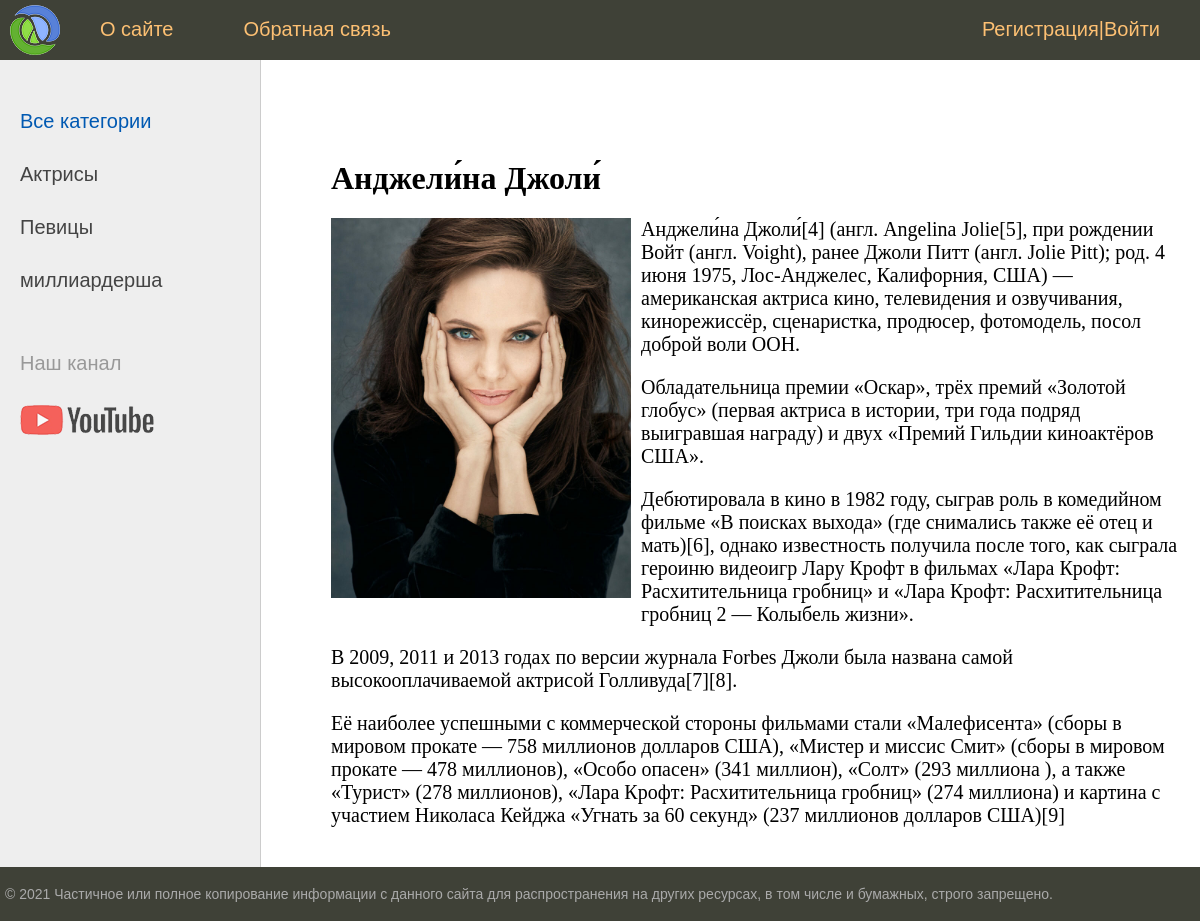
The app's page /post/andzhelina-dzholi/ with its own data.
### women/models.py (models this page shows, shortened)
class Category(models.Model):
    name = models.CharField(max_length=100, db_index=True, verbose_name="Категория")
    slug = models.SlugField(max_length=225, unique=True, db_index=True, verbose_name="URL")
    def get_absolute_url(self):
       return reverse('category', kwargs={'cat_slug': self.slug})
    class Meta:
        verbose_name = "Категория"
        verbose_name_plural = "Категория"
        ordering = ['id']

class Women(models.Model):
    title = models.CharField(max_length=255, verbose_name='Заголовок')
    slug = models.SlugField(max_length=225, unique=True, db_index=True, verbose_name="URL")
    content = models.TextField(blank=True, verbose_name='Текст статьи')
    photo = models.ImageField(upload_to="photos/%Y/%m/%d/", verbose_name='Фото')
    time_create = models.DateTimeField(auto_now_add=True, verbose_name='Время создания')
    time_update = models.DateTimeField(auto_now=True, verbose_name='Время изменения')
    is_published = models.BooleanField(default=True, verbose_name='Публикация')
    cat = models.ForeignKey('Category', on_delete=models.PROTECT, verbose_name='Категория')
    def __str__(self):
     return self.title
    class Meta:
     verbose_name = 'Известные женщины'
     verbose_name_plural = 'Известные женщины'
     ordering = ['-time_create', 'title']

### women/views.py (the view)
# urls.py: path('post/<slug:post_slug>/', ShowPost.as_view(), name='post'),
class ShowPost(DataMixin, DetailView):
    model = Women
    template_name = 'women/post.html'
    slug_url_kwarg = 'post_slug'
    context_object_name = 'posts'
    def get_context_data(self, *, object_list=None, **kwargs):
        context = super().get_context_data(**kwargs)
        c_def = self.get_user_context(title=context['posts'])
        return dict(list(context.items()) + list(c_def.items()))

### women/utils.py (called while the page is built)
  def get_user_context(self, **kwargs):
    context = kwargs
    cats = Category.objects.all()
    user_menu = menu.copy()
    if not self.request.user.is_authenticated:
       user_menu.pop(1)
    context['menu'] = user_menu
    context['cats'] = cats
    if 'cat_selected' not in context:
        context['cat_selected'] = 0
    return context

### women/templates/women/post.html
{% extends 'women/base.html' %}
{% block content %}
<h1>{{posts.title}}</h1>
{% if posts.photo %}
<p><img src="{{posts.photo.url}}" class="img-article-left" alt=""></p>
{% endif %}
{{posts.content|linebreaks}}
{% endblock %}

### women/templates/women/base.html (shortened to what this page needs)
{% load static %}
{% load women_tags %}
<!DOCTYPE html>
<html>
<head>
	<link type="text/css" href="{% static 'women/css/style.css' %}" rel="stylesheet" />
</head>
<body>
	<table class="table-page" border=0 cellpadding="0" cellspacing="0">
		<tr>
			<td valign=top>
				{% block mainmenu %}
				<div class="header">
					<ul id="mainmenu" class="mainmenu">
						<li class="logo"><a href="{% url 'home' %}">
								<div class="logo"></div>
							</a></li>
						{% for m in menu %}
						<li><a href="{% url m.url_name %}">{{m.title}}</a></li>
						{% endfor %}
						<li class="last"><a href="{% url 'register' %}">Регистрация</a>|<a href="{% url 'login' %}">Войти</a></li>
					</ul>
				</div>
				{% endblock mainmenu %}
				<table class="table-content" border=0 cellpadding="0" cellspacing="0">
					<tr>
						<td valign="top" class="left-chapters">
							<ul id="leftchapters">
								{% if cat_selected == 0 %}
								<li class="selected">Все категории</li>
								{% else %}
								<li><a href="{% url 'home' %}"></a>Все категории</li>
								{% endif %}
								{% for c in cats %}
								{% if c.pk == cat_selected %}
								<li class="selected">{{c.name}}</li>
								{% else %}
								<li><a href="{{ c.get_absolute_url }}">{{c.name}}</a></li>
								{% endif %}
								{% endfor%}
								<li class="share">
									<p>Наш канал</p>
									<a class="share-yt" href="#"
										target="_blank" rel="nofollow"></a>
								</li>
							</ul>
						</td>
						<td valign="top" class="content">
							<div class="content-text">
								{% block content %}
								{% endblock %}
							</div>
						</td>
					</tr>
				</table>
			</td>
		</tr>
		<tr>
			<td valign=top>
				<div id="footer">
					<p>&copy; 2021 Частичное или полное копирование информации с данного сайта для распространения на других
						ресурсах, в том числе и бумажных, строго запрещено.</p>
				</div>
			</td>
		</tr>
	</table>
</body>
</html>

### women/static/women/css/style.css (style rules this page uses)
html, body { font-family: 'Arial'; margin: 0; padding: 0; height: 100%; width: 100%; color: #444; }
a { color: #0059b2; text-decoration: none; }
img { max-width: 600px; height: auto; }
img.img-article-left { max-width: 300px; height: auto; float: left; padding: 0 10px 10px 0; }
.table-page { width: 100%; height: 100%; vertical-align: top; }
.table-page tr { height: 100%; }
.header { background: #3F4137; height: 60px; }
.logo { background: url('../images/logo.png') no-repeat 10px 5px; width: 70px; height: 60px; }
ul.mainmenu { list-style: none; margin: 0; padding: 0; height: 60px; color: #fdc073; font-size: 20px; overflow: hidden; }
ul.mainmenu li { float: left; margin: 18px 40px 0 30px; }
ul.mainmenu li.logo { margin: 0; }
ul.mainmenu li.last { float: right; }
ul.mainmenu li a { color: #fdc073; text-decoration: none; }
.table-content { width: 100%; min-height: 100%; height: 100%; }
.left-chapters { margin: 0; background: #eee; border-right: 1px solid #ccc; min-height: 100%; }
.left-chapters ul { width: 230px; min-height: 100%; margin: 0; padding: 20px 10px 10px 20px; list-style: none; font-size: 20px; }
.left-chapters ul li { margin: 30px 0 0 0; color: #999; }
.left-chapters ul li.selected { color: #0059b2; }
.left-chapters ul li a { color: #444; text-decoration: none; }
.left-chapters ul li.share { margin: 60px 0 0 0; }
.left-chapters ul li.share p { margin: 30px 0 30px 0; }
.left-chapters ul li.share a { display: inline-block; width: 40px; height: 40px; margin: 0 20px 0 0; }
.left-chapters ul li.share a.share-yt { width: 100%; height: 30px; background: url('../images/share_yt.png') no-repeat 0 0 }
.content { padding: 40px 20px 20px 40px; width: 100%; box-sizing: border-box; }
.content-text { margin: 60px 0 0 30px; color: #000; font-size: 20px; font-family: Yandex Sans Display Light; }
.content-text h1 { font-size: 32px; }
#footer { box-sizing: border-box; background: #3F4137; padding: 5px; color: #aaa; font-size: 14px; font-family: Verdana, Geneva, Arial, Helvetica; text-align: left; overflow: hidden; }

### records on screen
Category: name "Актрисы"
Category: name "Певицы"
Category: name "миллиардерша"
Women: title "Анджели́на Джоли́", photo (picture), content "Анджели́на Джоли́[4] (англ. Angelina Jolie[5], при рождении Войт (англ. Voight), ранее Джоли Питт (англ. Jolie Pitt); род. 4 июня 1975, Лос-Анджелес, Калифорния, США) — американская актриса кино, телевидения и озвучивания, кинорежиссёр, сценаристка, продюсер, фотомодель, посол доброй воли ООН. Обладательница премии «Оскар», трёх премий «Золотой глобус» (первая актриса в истории, три года подряд выигравшая награду) и двух «Премий Гильдии киноактёров США». Дебютировала в кино в 1982 году, сыграв роль в комедийном фильме «В поисках выхода» (где снимались также её отец и мать)[6], однако известность получила после того, как сыграла героиню видеоигр Лару Крофт в фильмах «Лара Крофт:…"

### other values on screen
{{ m.title }} "О сайте" "Обратная связь"
